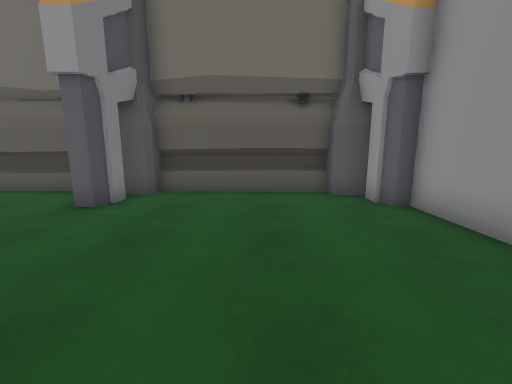
view 1 (above)

13 first-person views from a walk through a Unity game level. The camera is 1.3 m above the floor, tilts 10° down and sees 90° across. The floor is counted in squares, 1 m on a side. Each view is taken from the middle of a square. On the plan, view 1 faces up. The plan holds only what a view shows up to about 13 squares ahead; the rest is blank. The place goes on beyond the plan. The player is left out. Door leaves are left out, so doorways stand open.

view 2
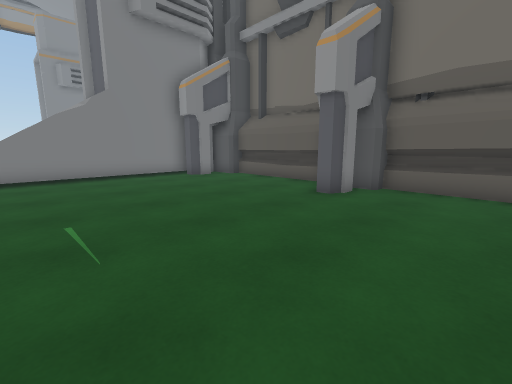

view 3
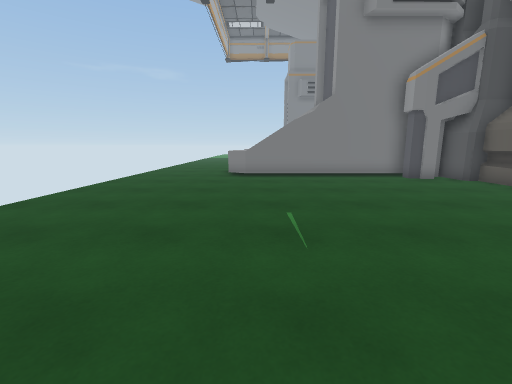

view 4
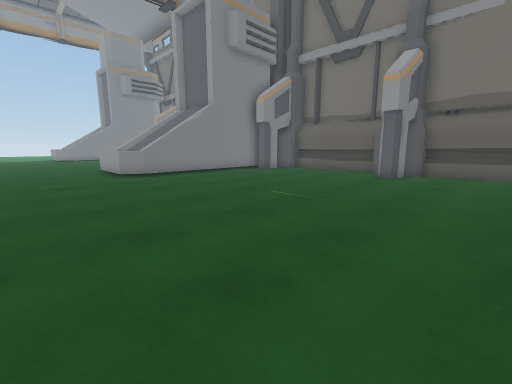

view 5
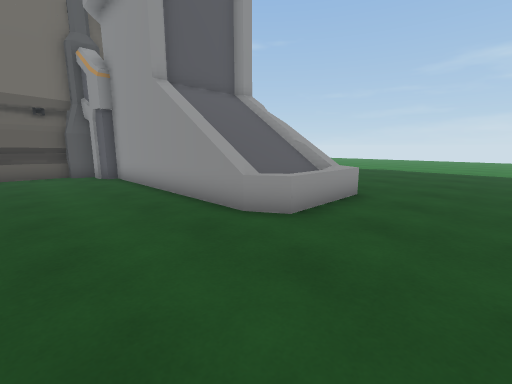

view 6
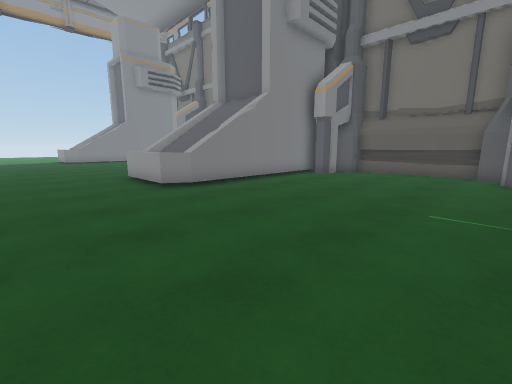

view 7
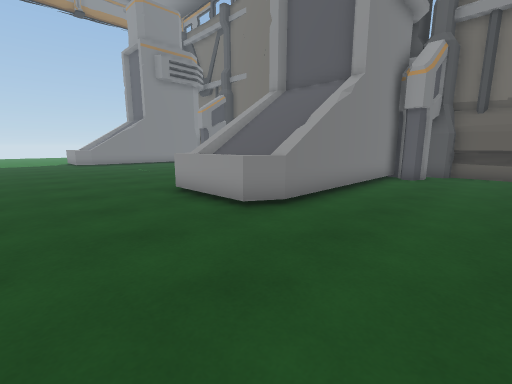

view 8
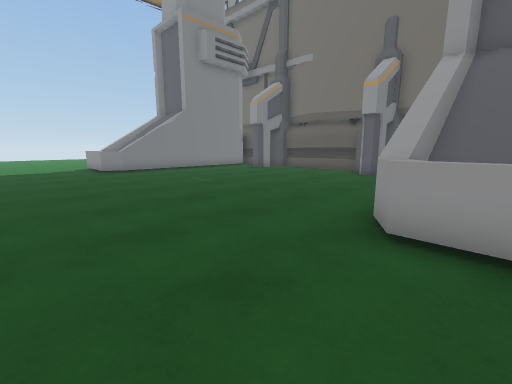

view 9
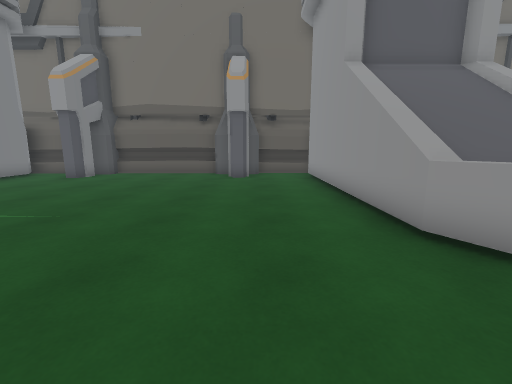

view 10
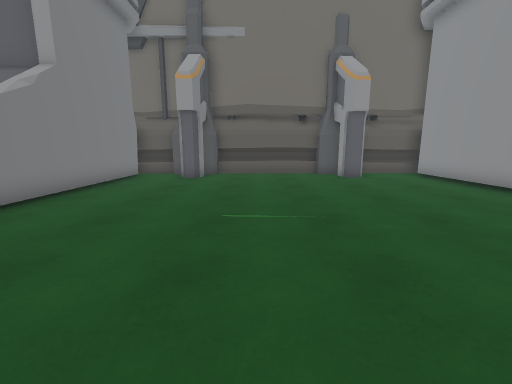

view 11
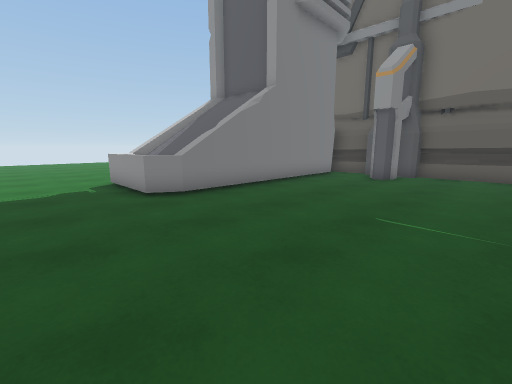

view 12
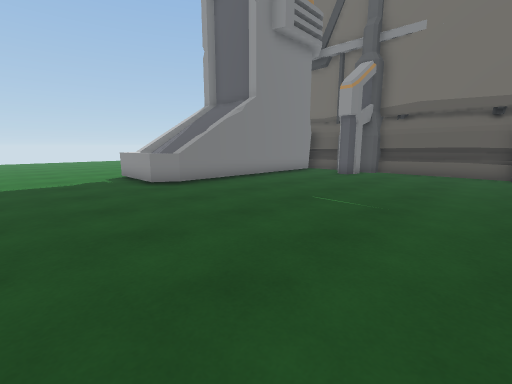

view 13
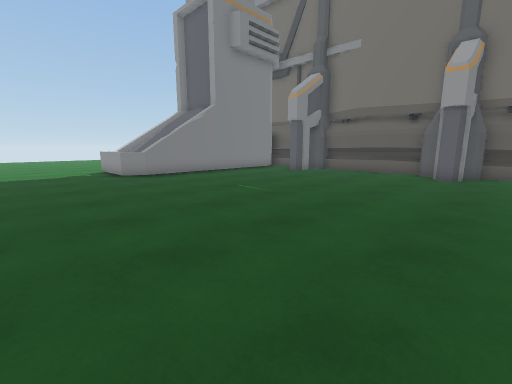

### Floor plan
Points are (right, up) in squares from view 1. A wall is a line through its corners. A room is listed if a view was taken in it or the views show most of it. See-through windows are left out.
Room 1 (views 1, 2, 3, 4, 5, 6, 7, 8)
walls: (-4.1, 7) (-4.9, 7); (-6.7, 7) (-11.4, 7.1); (-4.9, 7.5) (-9.8, 7.6); (-4.9, 7.7) (-9.8, 7.8) (-9.8, 7.2); (3.4, -2.2) (3.4, 5.6); (-11.6, 6.1) (-11.6, -1.5) (-12.1, -2.3) (-15.1, -2.3) (-15.6, -1.5); (2.1, 7.4) (-2.8, 7.5); (3, 6.9) (2.4, 6.9) (2.1, 7) (2.1, 7.6) (-2.8, 7.7) (-2.8, 7)
low walls: (6.5, -3) (3.9, -3) (3.4, -2.2)
ways out: opening at (-16, -4) to room 2
objects: other object (-11, 6); other object (-4, 6); other object (3, 6)
Room 2 (views 9, 10, 11, 12, 13)
walls: (-15.6, -1.5) (-15.6, 6.8); (-28.9, -2.3) (-29.5, -2.3); (-19.9, 7.4) (-20, 8) (-24.9, 8.1); (-19, 7.3) (-21.5, 7.3); (-24.9, 7.4) (-25.7, 7.4); (-20, 7.8) (-24.9, 7.9); (-18, 7.3) (-18.5, 7.3); (-27, 7.9) (-29.2, 8); (-28.9, 7.5) (-28.4, 6.8) (-28.4, -1.5); (-14.7, 7.7) (-17.9, 7.7)
low walls: (-28.4, -1.5) (-28.9, -2.3); (-27.1, 8.1) (-29.4, 8.2); (-14.9, 7.2) (-16, 7.2); (-14.7, 7.9) (-17.9, 8)
ways out: opening at (-16, -4) to room 1
objects: other object (-26, 6); other object (-19, 6)

Where each view was taken, in squares from view 1:
view 1: 0 up, 0 right, facing up
view 2: 1 down, 0 right, facing up-left
view 3: 1 down, 0 right, facing left
view 4: 6 down, 0 right, facing up-left
view 5: 6 down, 0 right, facing up-right
view 6: 6 down, 4 left, facing up-left
view 7: 6 down, 8 left, facing up-left
view 8: 6 down, 14 left, facing up-left
view 9: 5 down, 18 left, facing up
view 10: 5 down, 23 left, facing up
view 11: 5 down, 22 left, facing up-left
view 12: 6 down, 20 left, facing up-left
view 13: 6 down, 17 left, facing up-left
